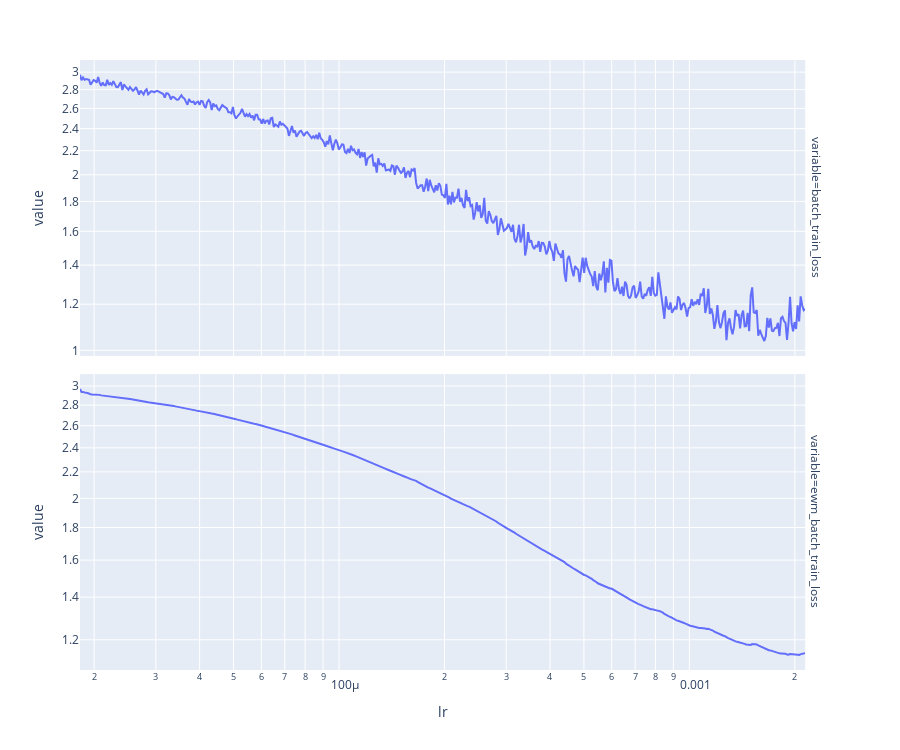

Notebook code cell kept with this figure:
### Code cell
train_dataset = CMIDataset("full_dataset")
full_dataset_loader = DL(train_dataset, TRAIN_BATCH_SIZE, shuffle=True)
_, mock_training_metrics = mk_model_and_fit(
    full_dataset_loader,
    partial(torch.optim.lr_scheduler.ExponentialLR, gamma=MOCK_TRAINING_GAMMA),
    MOCK_TRAINING_EPOCHS,
    criterion= nn.CrossEntropyLoss(label_smoothing=0.1),
)
mock_training_metrics = post_process_mock_training_metrics(mock_training_metrics)
plt_lr_search_training_metrics(mock_training_metrics)
max_lr = mock_training_metrics["ewm_batch_train_loss"].idxmin()
print("Maximum learning rate:", max_lr)

### Figure 1 — Plotly figure (JSON) as saved in the notebook; plotly's stock layout.template omitted (floating-point values rounded to 4 significant figures; data arrays with more than 128 entries replaced by an {"elided": "..."} marker saying what was removed)
{"data": [{"hovertemplate": "variable=batch_train_loss<br>lr=%{x}<br>value=%{y}<extra></extra>", "legendgroup": "", "line": {"color": "#636efa", "dash": "solid"}, "marker": {"symbol": "circle"}, "mode": "lines", "name": "", "orientation": "v", "showlegend": false, "type": "scatter", "x": {"elided": "480 float values"}, "xaxis": "x2", "y": {"elided": "480 float values"}, "yaxis": "y2"}, {"hovertemplate": "variable=ewm_batch_train_loss<br>lr=%{x}<br>value=%{y}<extra></extra>", "legendgroup": "", "line": {"color": "#636efa", "dash": "solid"}, "marker": {"symbol": "circle"}, "mode": "lines", "name": "", "orientation": "v", "showlegend": false, "type": "scatter", "x": {"elided": "480 float values"}, "xaxis": "x", "y": {"elided": "480 float values"}, "yaxis": "y"}], "layout": {"annotations": [{"font": {}, "showarrow": false, "text": "variable=ewm_batch_train_loss", "textangle": 90, "x": 0.98, "xanchor": "left", "xref": "paper", "y": 0.2425, "yanchor": "middle", "yref": "paper"}, {"font": {}, "showarrow": false, "text": "variable=batch_train_loss", "textangle": 90, "x": 0.98, "xanchor": "left", "xref": "paper", "y": 0.7575, "yanchor": "middle", "yref": "paper"}], "height": 750, "legend": {"tracegroupgap": 0}, "margin": {"t": 60}, "xaxis": {"anchor": "y", "domain": [0, 0.98], "title": {"text": "lr"}, "type": "log"}, "xaxis2": {"anchor": "y2", "domain": [0, 0.98], "matches": "x", "showticklabels": false, "type": "log"}, "yaxis": {"anchor": "x", "domain": [0, 0.485], "title": {"text": "value"}, "type": "log"}, "yaxis2": {"anchor": "x2", "domain": [0.515, 1], "title": {"text": "value"}, "type": "log"}}}
